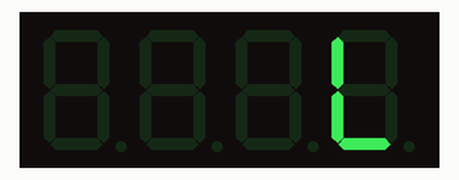
A sketch run on a simulated Arduino Uno, built with avr-gcc and run on an emulated ATmega328P. On the bench: 4-digit seven-segment display.

Above: at 0.41 s.
At 1.47 s:
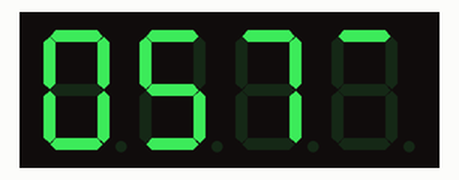
At 2.0 s:
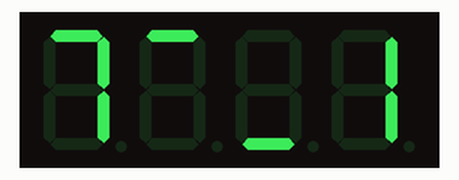
At 2.53 s:
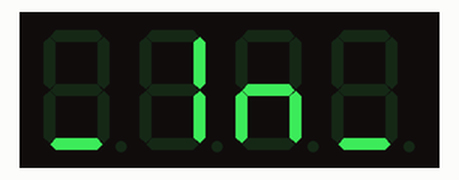
At 3.6 s:
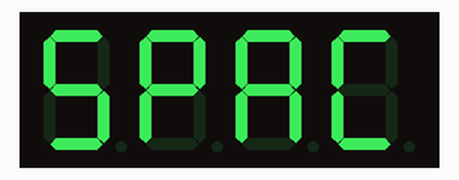
At 4.8 s:
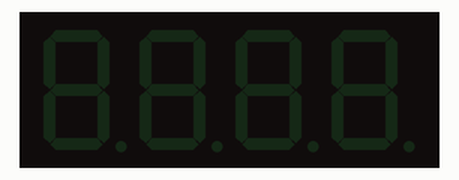

Measured:
- by itself, everything shown: repeats every 6.8 s, in 18 steps
- what the display in image 5 shows lasts 2.3 s, from 4.8 s to 7.1 s

The sketch:

sketch_d20_CREATIVE_DAY.ino
```cpp
#include "Arduino.h"
#include <TM1637Display.h>
#include <Keypad.h>

const byte DISPLAY_CLK = 6;
const byte DISPLAY_DIO = 5;
const byte DELAY = 500;

const byte XXXX[] = {
  0b00000000 |  0b00000000 |  0b00000000 |  0b00000000 |  0b00000000 |  0b00000000 |  0b00000000,
  0b00000000 |  0b00000000 |  0b00000000 |  0b00000000 |  0b00000000 |  0b00000000 |  0b00000000,
  0b00000000 |  0b00000000 |  0b00000000 |  0b00000000 |  0b00000000 |  0b00000000 |  0b00000000,
  0b00000000 |  0b00000000 |  0b00000000 |  0b00000000 |  0b00000000 |  0b00000000 |  0b00000000,
};
const byte XXXL[] = {
  0b00000000 |  0b00000000 |  0b00000000 |  0b00000000 |  0b00000000 |  0b00000000 |  0b00000000,
  0b00000000 |  0b00000000 |  0b00000000 |  0b00000000 |  0b00000000 |  0b00000000 |  0b00000000,
  0b00000000 |  0b00000000 |  0b00000000 |  0b00000000 |  0b00000000 |  0b00000000 |  0b00000000,
  SEG_D | SEG_E | SEG_F,
};
const byte XXLO[] = {
  0b00000000 |  0b00000000 |  0b00000000 |  0b00000000 |  0b00000000 |  0b00000000 |  0b00000000,
  0b00000000 |  0b00000000 |  0b00000000 |  0b00000000 |  0b00000000 |  0b00000000 |  0b00000000,
  SEG_D | SEG_E | SEG_F,
  SEG_A | SEG_B | SEG_C | SEG_D | SEG_E | SEG_F,
};
const byte XLOS[] = {
  0b00000000 |  0b00000000 |  0b00000000 |  0b00000000 |  0b00000000 |  0b00000000 |  0b00000000,
  SEG_D | SEG_E | SEG_F,
  SEG_A | SEG_B | SEG_C | SEG_D | SEG_E | SEG_F,
  SEG_A | SEG_C | SEG_D | SEG_F | SEG_G,
};
const byte LOST[] = {
  SEG_D | SEG_E | SEG_F,
  SEG_A | SEG_B | SEG_C | SEG_D | SEG_E | SEG_F,
  SEG_A | SEG_C | SEG_D | SEG_F | SEG_G,
  SEG_A | SEG_B | SEG_C,
};
const byte OST[] = {
  SEG_A | SEG_B | SEG_C | SEG_D | SEG_E | SEG_F,
  SEG_A | SEG_C | SEG_D | SEG_F | SEG_G,
  SEG_A | SEG_B | SEG_C,
  SEG_A,
};
const byte ST_[] = {
  SEG_A | SEG_C | SEG_D | SEG_F | SEG_G,
  SEG_A | SEG_B | SEG_C,
  SEG_A,
  0b00000000 |  0b00000000 |  0b00000000 |  SEG_D |  0b00000000 |  0b00000000 |  0b00000000,
};
const byte T_I[] = {
  SEG_A | SEG_B | SEG_C,
  SEG_A,
  0b00000000 |  0b00000000 |  0b00000000 |  SEG_D |  0b00000000 |  0b00000000 |  0b00000000,
  SEG_B | SEG_C,
};
const byte T_IN[] = {
  SEG_A,
  0b00000000 |  0b00000000 |  0b00000000 |  SEG_D |  0b00000000 |  0b00000000 |  0b00000000,
  SEG_B | SEG_C,
  SEG_C | SEG_E | SEG_G
};
const byte _IN_[] = {
  0b00000000 |  0b00000000 |  0b00000000 |  SEG_D |  0b00000000 |  0b00000000 |  0b00000000,
  SEG_B | SEG_C,
  SEG_C | SEG_E | SEG_G,
  0b00000000 |  0b00000000 |  0b00000000 |  SEG_D |  0b00000000 |  0b00000000 |  0b00000000,
};
const byte IN_S[] = {
  SEG_B | SEG_C,
  SEG_C | SEG_E | SEG_G,
  0b00000000 |  0b00000000 |  0b00000000 |  SEG_D |  0b00000000 |  0b00000000 |  0b00000000,
  SEG_A | SEG_C | SEG_D | SEG_F | SEG_G,
};
const byte N_SP[] = {
  SEG_C | SEG_E | SEG_G,
  0b00000000 |  0b00000000 |  0b00000000 |  SEG_D |  0b00000000 |  0b00000000 |  0b00000000,
  SEG_A | SEG_C | SEG_D | SEG_F | SEG_G,
  SEG_A | SEG_B | SEG_E | SEG_F | SEG_G,
};
const byte _SPA[] = {
  0b00000000 |  0b00000000 |  0b00000000 |  SEG_D |  0b00000000 |  0b00000000 |  0b00000000,
  SEG_A | SEG_C | SEG_D | SEG_F | SEG_G,
  SEG_A | SEG_B | SEG_E | SEG_F | SEG_G,
  SEG_A | SEG_B | SEG_C | SEG_E | SEG_F | SEG_G,
};
const byte SPAC[] = {
  SEG_A | SEG_C | SEG_D | SEG_F | SEG_G,
  SEG_A | SEG_B | SEG_E | SEG_F | SEG_G,
  SEG_A | SEG_B | SEG_C | SEG_E | SEG_F | SEG_G,
  SEG_A | SEG_D | SEG_E | SEG_F, SEG_A | SEG_D | SEG_E | SEG_F | SEG_G,
};
const byte PACE[] = {
  SEG_A | SEG_B | SEG_E | SEG_F | SEG_G,
  SEG_A | SEG_B | SEG_C | SEG_E | SEG_F | SEG_G,
  SEG_A | SEG_D | SEG_E | SEG_F,
  SEG_A | SEG_D | SEG_E | SEG_F | SEG_G,
};
const byte ACEX[] = {
  SEG_A | SEG_B | SEG_C | SEG_E | SEG_F | SEG_G,
  SEG_A | SEG_D | SEG_E | SEG_F,
  SEG_A | SEG_D | SEG_E | SEG_F | SEG_G,
  0b00000000 |  0b00000000 |  0b00000000 |  0b00000000 |  0b00000000 |  0b00000000 |  0b00000000,
};
const byte CEXX[] = {
  SEG_A | SEG_D | SEG_E | SEG_F,
  SEG_A | SEG_D | SEG_E | SEG_F | SEG_G,
  0b00000000 |  0b00000000 |  0b00000000 |  0b00000000 |  0b00000000 |  0b00000000 |  0b00000000,
  0b00000000 |  0b00000000 |  0b00000000 |  0b00000000 |  0b00000000 |  0b00000000 |  0b00000000,
};
const byte EXXX[] = {
  SEG_A | SEG_D | SEG_E | SEG_F | SEG_G,
  0b00000000 |  0b00000000 |  0b00000000 |  0b00000000 |  0b00000000 |  0b00000000 |  0b00000000,
  0b00000000 |  0b00000000 |  0b00000000 |  0b00000000 |  0b00000000 |  0b00000000 |  0b00000000,
  0b00000000 |  0b00000000 |  0b00000000 |  0b00000000 |  0b00000000 |  0b00000000 |  0b00000000,
};
const byte XXT[] = {
  0b00000000 |  0b00000000 |  0b00000000 |  0b00000000 |  0b00000000 |  0b00000000 |  0b00000000,
  0b00000000 |  0b00000000 |  0b00000000 |  0b00000000 |  0b00000000 |  0b00000000 |  0b00000000,
  SEG_A ,
  SEG_A | SEG_E | SEG_F,

};

TM1637Display display_panel = TM1637Display(DISPLAY_CLK, DISPLAY_DIO);

void setup() {
  // put your setup code here, to run once:
  display_panel.setBrightness(7);
}

void loop() {
  // put your main code here, to run repeatedly:
  display_panel.setSegments(XXXX);
  delay(DELAY);
  display_panel.setSegments(XXXL);
  delay(DELAY);
  display_panel.setSegments(XXLO);
  delay(DELAY);
  display_panel.setSegments(XLOS);
  delay(DELAY);
  display_panel.setSegments(LOST);
  delay(DELAY);
  display_panel.setSegments(OST);
  delay(DELAY);
  display_panel.setSegments(ST_);
  delay(DELAY);
  display_panel.setSegments(T_I);
  delay(DELAY);
  display_panel.setSegments(T_IN);
  delay(DELAY);
  display_panel.setSegments(_IN_);
  delay(DELAY);
  display_panel.setSegments(IN_S);
  delay(DELAY);
  display_panel.setSegments(N_SP);
  delay(DELAY);
  display_panel.setSegments(_SPA);
  delay(DELAY);
  display_panel.setSegments(SPAC);
  delay(DELAY);
  display_panel.setSegments(PACE);
  delay(DELAY);
  display_panel.setSegments(ACEX);
  delay(DELAY);
  display_panel.setSegments(CEXX);
  delay(DELAY);
  display_panel.setSegments(EXXX);
  delay(DELAY);
  display_panel.setSegments(XXXX);
  delay(2000);
}
```
